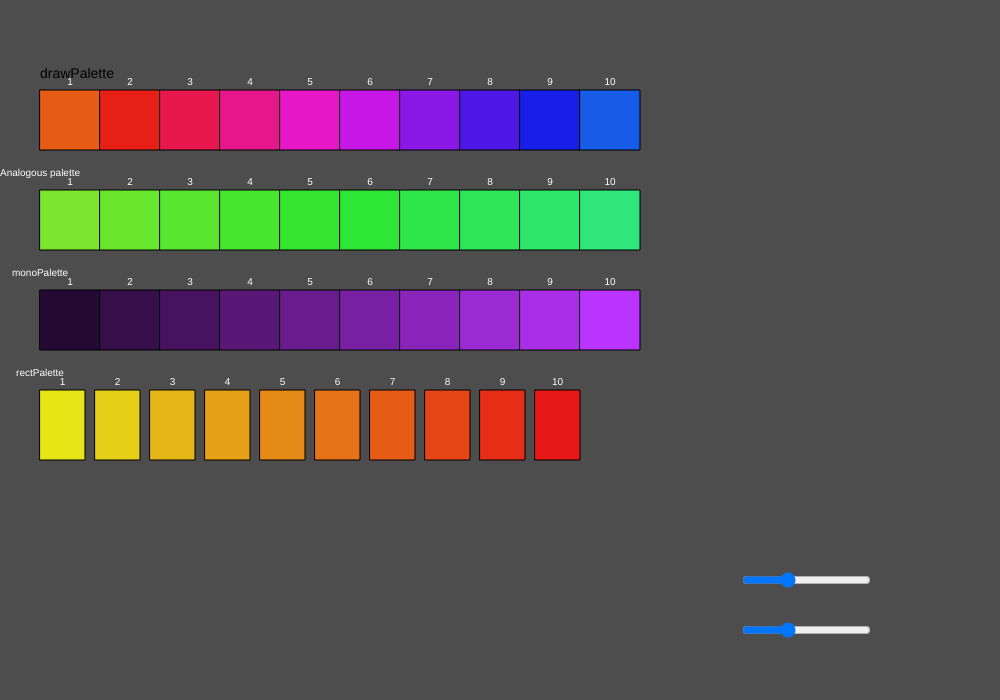
Frame 1 (no input)
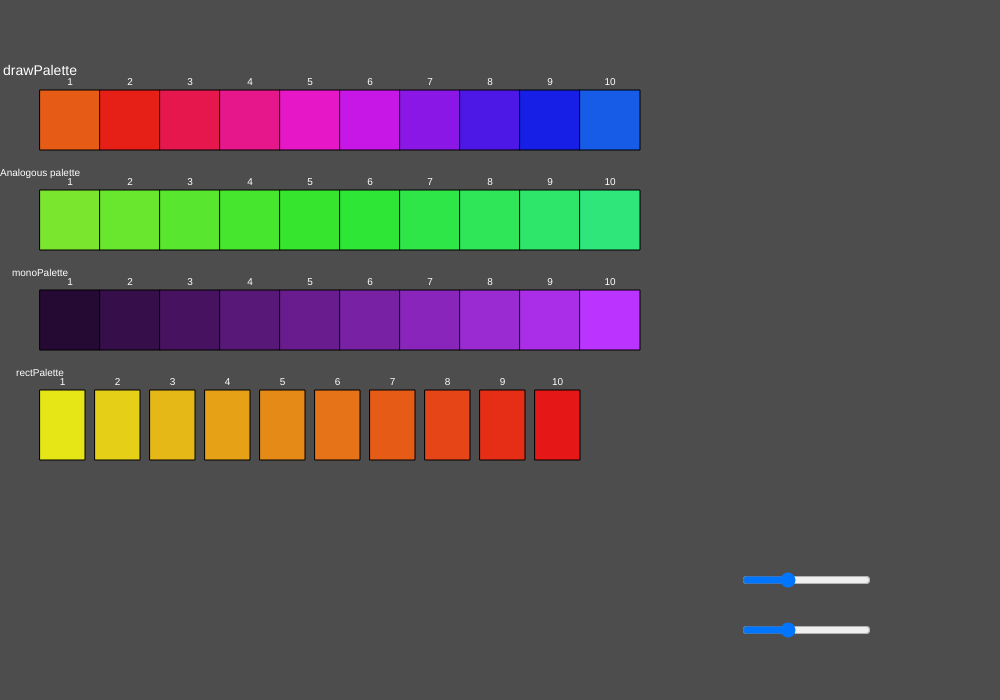
Frame 60 (no input)
Frame 120 (the mouse pressed at the canvas centre since frame 60): identical to frame 60, image omitted

The p5.js sketch that drew these frames (run headless with seeded random() and noise() and a simulated clock; from frame 60 on, the mouse is pressed at the canvas centre):

// p5.js sketch
// ── sketch.js
let blocks = 10;
let blockW = 60;
let blockH = 60;
let startX = 40;
let startY = 90;

let hueSlider;
let gapSlider;


let sliderX = 740;
let sliderY1 = 570;
let sliderY2 = 620;

function setup() {
  createCanvas(1000, 700);
  colorMode(HSB, 360, 100, 100);

  hueSlider = createSlider(0, 359, 120, 1);
  gapSlider = createSlider(0, 30, 10, 1);

  hueSlider.position(sliderX, sliderY1);
  gapSlider.position(sliderX, sliderY2);
}

function draw() {
  background(30);

  let baseHue = hueSlider.value();
  let gap = gapSlider.value();

  // spacing between palette rows
  let gapBetween = 40;

  let y1 = startY;
  let y2 = y1 + blockH + gapBetween;
  let y3 = y2 + blockH + gapBetween;
  let y4 = y3 + blockH + gapBetween;

 

  // ---- Palette 1 name
  textSize(14);
  text("drawPalette", startX, y1 - 12);

  // Palette 1: colourful gradient
  let startCol = color(20, 90, 90);
  let endCol   = color(220, 90, 90);
  drawPalette(startCol, endCol, startX, y1, blocks, blockW, blockH);

  // ---- Palette 2 name
  text("Analogous palette", startX, y2 - 12);

  // Palette 2: analogous (slider one controls hue)
  let hueGap = 25;
  let aStart = color(baseHue - hueGap, 80, 90);
  let aEnd   = color(baseHue + hueGap, 80, 90);
  drawPalette(aStart, aEnd, startX, y2, blocks, blockW, blockH);

  // ---- Palette 3 name
  text("monoPalette", startX, y3 - 12);

  // Palette 3: monochrome
  monoPalette(280, 80, startX, y3, blocks, blockW, blockH);

  // ---- Palette 4 name
  text("rectPalette", startX, y4 - 12);

  // Palette 4: rectangles with spaces (slider two controls gap)
  rectPalette(60, 0, startX, y4, blocks, 45, 70, gap);
}

function drawPalette(startCol, endCol, x, y, count, w, h) {
  for (let i = 0; i < count; i++) {
    let t = i / (count - 1);
    let mixed = lerpColor(startCol, endCol, t);

    fill(mixed);
    rect(x + i * w, y, w, h);

    
    fill(255);
    textSize(10);
    textAlign(CENTER, BOTTOM);
    text(i + 1, x + i * w + w / 2, y - 3);
  }
}

function monoPalette(hueVal, satVal, x, y, count, w, hgt) {
  for (let i = 0; i < count; i++) {
    let b = map(i, 0, count - 1, 20, 100);

    fill(hueVal, satVal, b);
    rect(x + i * w, y, w, hgt);

    
    fill(255);
    textSize(10);
    textAlign(CENTER, BOTTOM);
    text(i + 1, x + i * w + w / 2, y - 3);
  }
}

function rectPalette(startHue, endHue, x, y, count, w, hgt, gap) {
  for (let i = 0; i < count; i++) {
    let t = i / (count - 1);
    let h = lerp(startHue, endHue, t);

    let xPos = x + i * (w + gap);

    fill(h, 90, 90);
    rect(xPos, y, w, hgt);

    
    fill(255);
    textSize(10);
    textAlign(CENTER, BOTTOM);
    text(i + 1, xPos + w / 2, y - 3);
  }
}
